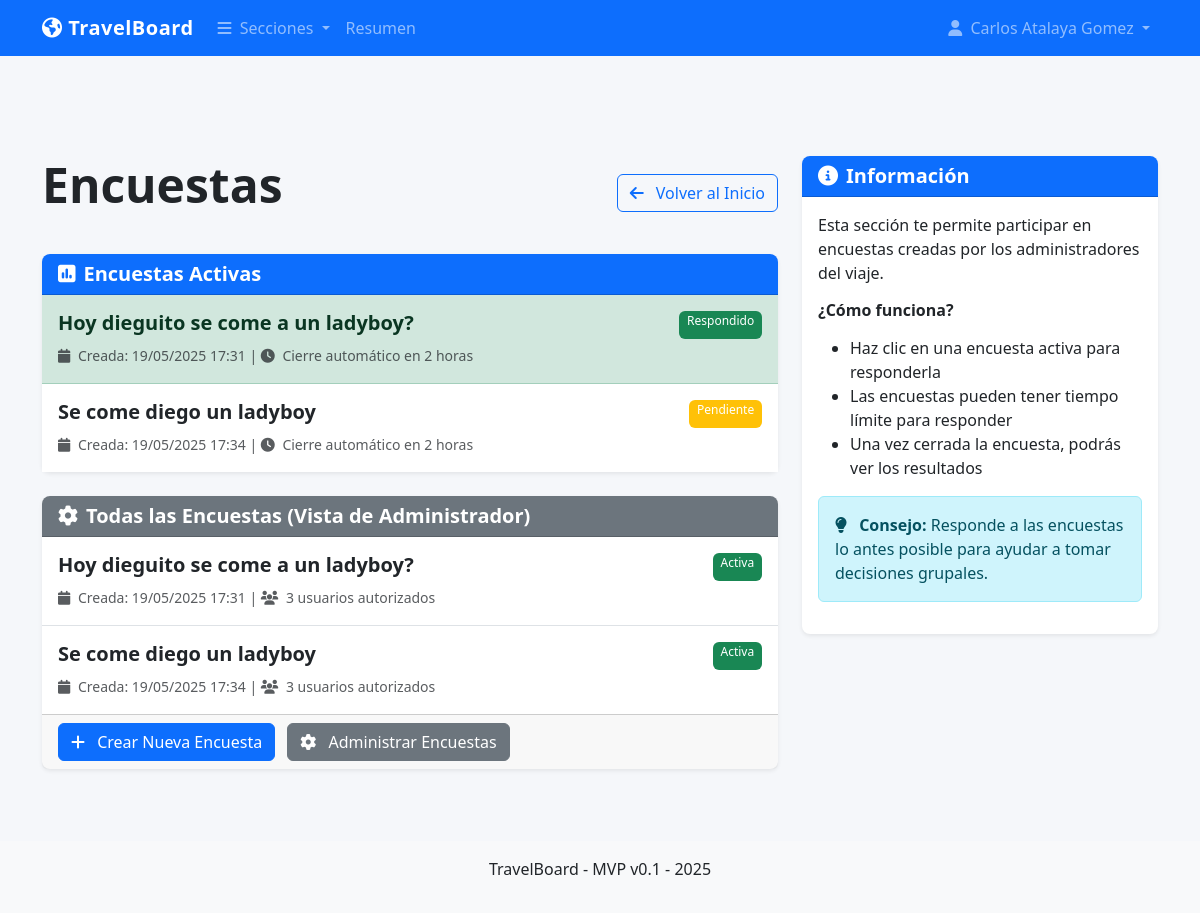
The app's page /encuestas (signed in), older data.
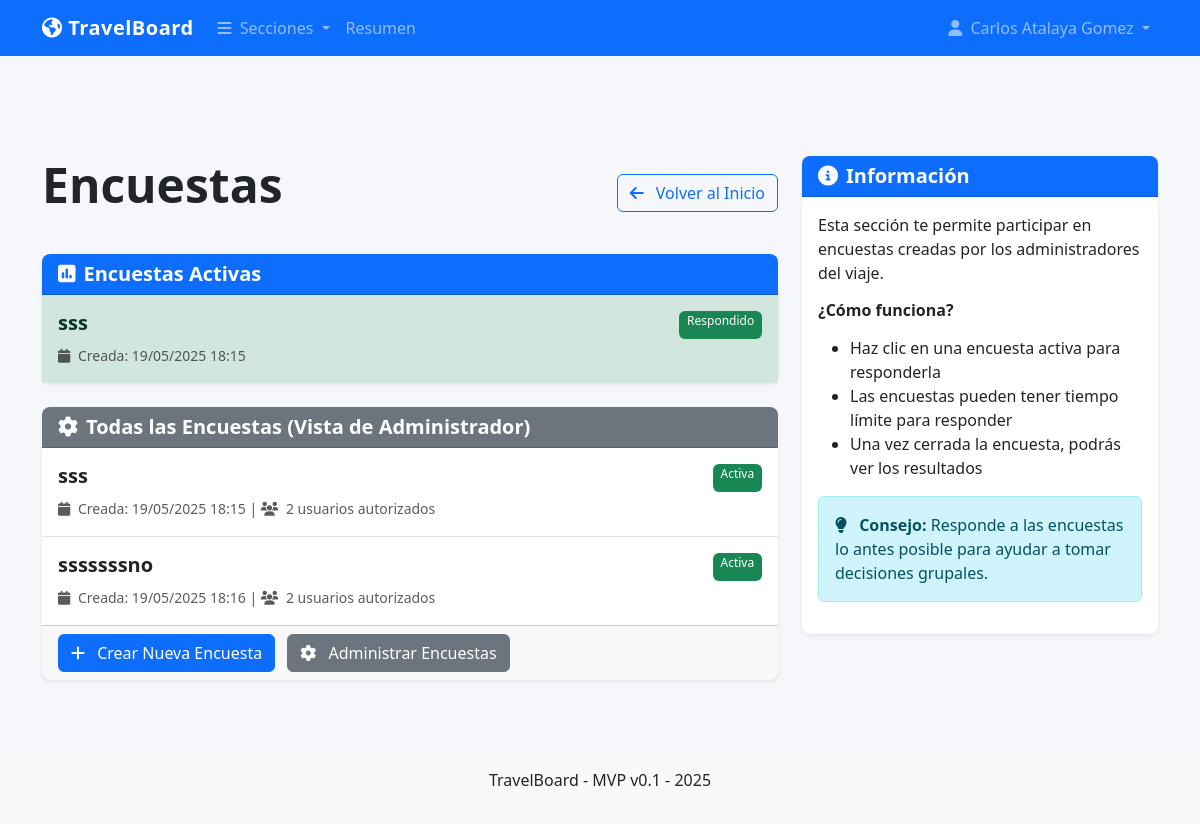
The same page, newer data.
### models.py (models this page shows, shortened)
class User(UserMixin, db.Model):
    id = db.Column(db.Integer, primary_key=True)
    username = db.Column(db.String(80), unique=True, nullable=False)
    password_hash = db.Column(db.String(200), nullable=False)
    name = db.Column(db.String(100), nullable=False)
    phone = db.Column(db.String(20), nullable=True)
    is_admin = db.Column(db.Boolean, default=False)
    is_active_member = db.Column(db.Boolean, default=True)  # Campo para activación

class Survey(db.Model):
    id = db.Column(db.Integer, primary_key=True)
    title = db.Column(db.String(200), nullable=False)
    description = db.Column(db.Text, nullable=True)
    created_at = db.Column(db.DateTime, default=datetime.now)
    closed_at = db.Column(db.DateTime, nullable=True)
    created_by = db.Column(db.Integer, db.ForeignKey('user.id'), nullable=False)
    is_active = db.Column(db.Boolean, default=True)
    auto_close_after = db.Column(db.Integer, nullable=True)  # Time in hours before auto-close
    creator = db.relationship('User', backref=db.backref('created_surveys', lazy=True))
    options = db.relationship('SurveyOption', backref='survey', lazy=True, cascade="all, delete-orphan")
    authorized_users = db.relationship('User', secondary='survey_permissions')

### survey.py (the view)
@survey.route('/encuestas')
@login_required
def index():
    active_surveys = Survey.query.filter(
        Survey.is_active == True,
        Survey.authorized_users.any(id=current_user.id)
    ).all()
    responded_surveys = []
    for active_survey in active_surveys:
        response = SurveyResponse.query.filter_by(
            survey_id=active_survey.id,
            user_id=current_user.id
        ).first()
        if response:
            responded_surveys.append(active_survey.id)
    if current_user.is_admin:
        all_surveys = Survey.query.all()
    else:
        all_surveys = None
    return render_template('survey/index.html',
                          active_surveys=active_surveys,
                          responded_surveys=responded_surveys,
                          all_surveys=all_surveys)

### app.py (called while the page is built)
@app.context_processor
def utility_processor():
    return {
        'timedelta': timedelta
    }

@app.template_filter('now')
def get_now():
    return datetime.now()

@login_manager.user_loader
def load_user(user_id):
    return User.query.get(int(user_id))

@app.before_request
def check_initial_setup():
    public_endpoints = ['static', 'setup', 'auth.login', 'auth.logout']
    if request.endpoint in public_endpoints:
        return None
    user_count = User.query.count()
    if user_count == 0 and request.endpoint != 'setup':
        return redirect(url_for('setup'))
    if not current_user.is_authenticated and request.endpoint not in public_endpoints:
        return redirect(url_for('auth.login'))

### templates/survey/index.html (shortened to what this page needs)
{% extends "base.html" %}
{% block content %}
<div class="d-flex justify-content-between align-items-center mb-4">
    <h1 class="display-5">Encuestas</h1>
    <a href="{{ url_for('index') }}" class="btn btn-outline-primary">
        <i class="fas fa-arrow-left me-2"></i> Volver al Inicio
    </a>
</div>
{% if active_surveys %}
    <div class="card mb-4">
        <div class="card-header bg-primary text-white">
            <h5 class="mb-0"><i class="fas fa-poll me-2"></i>Encuestas Activas</h5>
        </div>
        <div class="card-body p-0">
            <div class="list-group list-group-flush">
                {% for survey in active_surveys %}
                    <a href="{{ url_for('survey.view_survey', survey_id=survey.id) }}"
                       class="list-group-item list-group-item-action {% if survey.id in responded_surveys %}list-group-item-success{% endif %}">
                        <div class="d-flex w-100 justify-content-between">
                            <h5 class="mb-1">{{ survey.title }}</h5>
                            {% if survey.id in responded_surveys %}
                                <span class="badge bg-success">Respondido</span>
                            {% else %}
                                <span class="badge bg-warning">Pendiente</span>
                            {% endif %}
                        </div>
                        <small class="text-muted">
                            <i class="fas fa-calendar me-1"></i> Creada: {{ survey.created_at.strftime('%d/%m/%Y %H:%M') }}
                            {% if survey.auto_close_after %}
                                | <i class="fas fa-clock me-1"></i> Cierre automático en {{ survey.auto_close_after }} horas
                            {% endif %}
                        </small>
                    </a>
                {% endfor %}
            </div>
        </div>
    </div>
{% else %}
    <div class="alert alert-info">
        <i class="fas fa-info-circle me-2"></i>
        No hay encuestas activas para ti en este momento.
    </div>
{% endif %}
{% if current_user.is_admin and all_surveys %}
    <div class="card mt-4">
        <div class="card-header bg-secondary text-white">
            <h5 class="mb-0"><i class="fas fa-cog me-2"></i>Todas las Encuestas (Vista de Administrador)</h5>
        </div>
        <div class="card-body p-0">
            <div class="list-group list-group-flush">
                {% for survey in all_surveys %}
                    <a href="{{ url_for('survey.view_survey', survey_id=survey.id) }}"
                       class="list-group-item list-group-item-action">
                        <div class="d-flex w-100 justify-content-between">
                            <h5 class="mb-1">{{ survey.title }}</h5>
                            <span class="badge bg-{{ 'success' if survey.is_active else 'danger' }}">
                                {{ 'Activa' if survey.is_active else 'Cerrada' }}
                            </span>
                        </div>
                        <small class="text-muted">
                            <i class="fas fa-calendar me-1"></i> Creada: {{ survey.created_at.strftime('%d/%m/%Y %H:%M') }}
                            | <i class="fas fa-users me-1"></i> {{ survey.authorized_users|length }} usuarios autorizados
                        </small>
                    </a>
                {% endfor %}
            </div>
        </div>
        <div class="card-footer">
            <a href="{{ url_for('survey.create_survey') }}" class="btn btn-primary">
                <i class="fas fa-plus me-2"></i> Crear Nueva Encuesta
            </a>
            <a href="{{ url_for('survey.admin_surveys') }}" class="btn btn-secondary">
                <i class="fas fa-cog me-2"></i> Administrar Encuestas
            </a>
        </div>
    </div>
{% endif %}
{% endblock %}
{% block sidebar %}
<div class="card">
    <div class="card-header bg-primary text-white">
        <h5 class="mb-0"><i class="fas fa-info-circle me-2"></i>Información</h5>
    </div>
    <div class="card-body">
        <p>Esta sección te permite participar en encuestas creadas por los administradores del viaje.</p>
        <h6 class="mt-3">¿Cómo funciona?</h6>
        <ul>
            <li>Haz clic en una encuesta activa para responderla</li>
            <li>Las encuestas pueden tener tiempo límite para responder</li>
            <li>Una vez cerrada la encuesta, podrás ver los resultados</li>
        </ul>
        <div class="alert alert-info mt-3">
            <i class="fas fa-lightbulb me-2"></i>
            <strong>Consejo:</strong> Responde a las encuestas lo antes posible para ayudar a tomar decisiones grupales.
        </div>
    </div>
</div>
{% endblock %}

### templates/base.html (shortened to what this page needs)
<!DOCTYPE html>
<html lang="es">
<head>
    <link href="https://cdn.jsdelivr.net/npm/bootstrap@5.3.0/dist/css/bootstrap.min.css" rel="stylesheet">
    <link rel="stylesheet" href="https://cdnjs.cloudflare.com/ajax/libs/font-awesome/6.4.0/css/all.min.css">
    <link rel="stylesheet" href="{{ url_for('static', filename='css/main.css') }}">
    <link rel="stylesheet" href="{{ url_for('static', filename='css/responsive.css') }}">
    <link rel="stylesheet" href="{{ url_for('static', filename='css/mvp_daily.css') }}">
</head>
<body>
    <header class="fixed-top">
        <nav class="navbar navbar-expand-lg navbar-dark bg-primary">
            <div class="container">
                <a class="navbar-brand" href="/">
                    <i class="fas fa-globe-americas"></i> TravelBoard
                </a>
                <div class="collapse navbar-collapse" id="mainNav">
                    <ul class="navbar-nav me-auto">
                        <li class="nav-item dropdown">
                            <a class="nav-link dropdown-toggle" href="#" id="sectionDropdown" role="button" data-bs-toggle="dropdown" aria-expanded="false">
                                <i class="fas fa-bars me-1"></i> Secciones
                            </a>
                        </li>
                        <li class="nav-item">
                            <a class="nav-link" href="/#overview">Resumen</a>
                        </li>
                    </ul>
                    <ul class="navbar-nav">
                        {% if current_user.is_authenticated %}
                            <li class="nav-item dropdown">
                                <a class="nav-link dropdown-toggle" href="#" id="userDropdown" role="button" data-bs-toggle="dropdown" aria-expanded="false">
                                    <i class="fas fa-user me-1"></i> {{ current_user.name }}
                                </a>
                            </li>
                        {% else %}
                            <li class="nav-item">
                                <a class="nav-link" href="{{ url_for('auth.login') }}">
                                    <i class="fas fa-sign-in-alt me-1"></i> Iniciar sesión
                                </a>
                            </li>
                        {% endif %}
                    </ul>
                </div>
            </div>
        </nav>
    </header>
    <main class="container mt-5 pt-5">
        <div class="row">
            <div class="col-lg-8 mb-4">
                {% block content %}{% endblock %}
            </div>
            <div class="col-lg-4">
                {% block sidebar %}{% endblock %}
            </div>
        </div>
    </main>
    <footer class="mt-5 py-3 bg-light">
        <div class="container text-center">
            <p>TravelBoard - MVP v0.1 - {% if current_date %}{{ current_date.strftime('%Y') }}{% else %}{{ now().year }}{% endif %}</p>
        </div>
    </footer>
</body>
</html>

### static/css/main.css (style rules this page uses)
:root { --primary-color: #0d6efd; --secondary-color: #6c757d; --accent-color: #fd7e14; --success-color: #198754; --info-color: #0dcaf0; --warning-color: #ffc107; --danger-color: #dc3545; --light-color: #f8f9fa; --dark-color: #212529; }
body { font-family: 'Segoe UI', Tahoma, Geneva, Verdana, sans-serif; background-color: #f5f7fa; color: var(--dark-color); padding-top: 60px; }
a { color: var(--primary-color); text-decoration: none; transition: color 0.2s ease-in-out; }
.navbar-brand { font-weight: 700; letter-spacing: 0.5px; }
.card { border: none; border-radius: 0.5rem; box-shadow: 0 0.125rem 0.25rem rgba(0, 0, 0, 0.075); transition: transform 0.2s ease-in-out, box-shadow 0.2s ease-in-out; }
.card-header { border-radius: 0.5rem 0.5rem 0 0 !important; font-weight: 600; }
h1, h2, h3, h4, h5, h6 { font-weight: 600; margin-bottom: 1rem; }
.display-5, .display-6 { font-weight: 600; }
.list-group-item { border-left: none; border-right: none; padding: 1rem; }
.list-group-item:first-child { border-top: none; }
.list-group-item:last-child { border-bottom: none; }
.badge { font-weight: 500; padding: 0.35em 0.65em; border-radius: 0.375rem; }
html { scroll-behavior: smooth; scroll-padding-top: 70px; }
.card-footer .btn { margin-right: 8px; vertical-align: middle; }

### static/css/responsive.css (style rules this page uses)
@media (prefers-reduced-motion: no-preference) { .nav-item { transition: all 0.2s ease; } }

Row changes from the older to the newer data that the page shows:
removed Survey: title "Hoy dieguito se come a un ladyboy?", shows "Respondido", created_at "19/05/2025 17:31", auto_close_after "2", is_active "Activa", authorized_users|length "3"
removed Survey: title "Se come diego un ladyboy", shows "Pendiente", created_at "19/05/2025 17:34", auto_close_after "2", is_active "Activa", authorized_users|length "3"
added Survey: title "sss", shows "Respondido", created_at "19/05/2025 18:15", is_active "Activa", authorized_users|length "2"
added Survey: title "sssssssno", is_active "Activa", created_at "19/05/2025 18:16", authorized_users|length "2", shown under "Todas las Encuestas (Vista de Administrador)"
